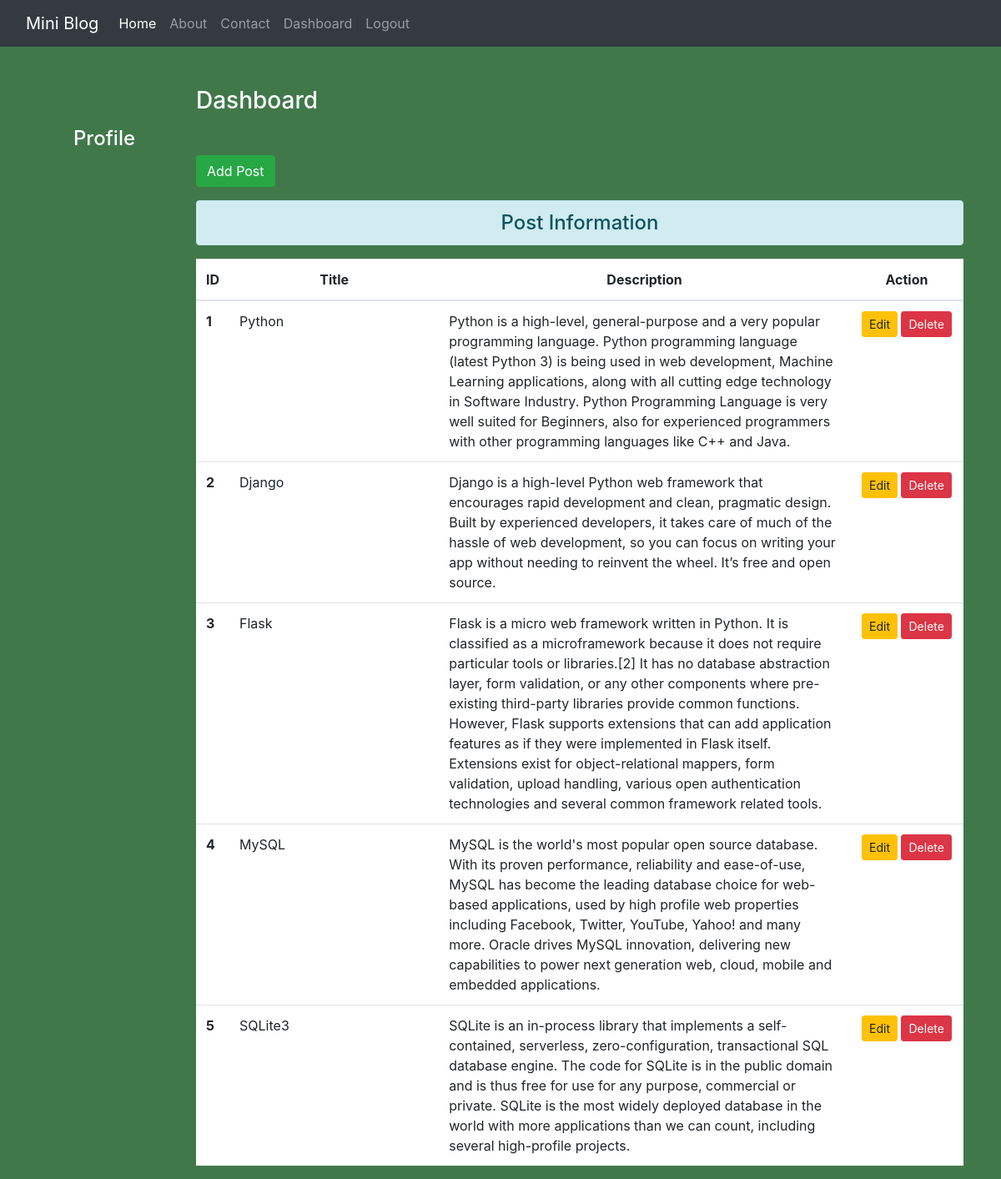
The app's page /dashboard/ (signed in) with its own data.
### blog/models.py (models this page shows)
class Post(models.Model):
 title = models.CharField(max_length=150)
 desc = models.TextField()

### blog/views.py (the view)
# urls.py: path('dashboard/', views.dashboard, name='dashboard'),
def dashboard(request):
 if request.user.is_authenticated:
  posts = Post.objects.all()
  user = request.user
  full_name = user.get_full_name()
  gps = user.groups.all()
  return render(request, 'blog/dashboard.html', {'posts':posts, 'full_name':full_name, 'groups':gps})
 else:
  return HttpResponseRedirect('/login/')

### blog/templates/blog/dashboard.html (shortened to what this page needs)
{% extends 'blog/base.html' %}
{% load static %}
{% block side %}
<div class="col-sm-2 text-white my-5 text-center">
  <h4 class="my-5">Profile</h4>
</div>
{% endblock side %}
{% block content %}
<div class="col-sm-10">
 <h3 class="text-white my-5">Dashboard</h3>
 <a href="{% url 'addpost' %}" class="btn btn-success">Add Post</a>
 <h4 class="text-center alert alert-info mt-3">Post Information</h4>
  {% if posts %}
   <table class="table table-hover bg-white">
     <thead>
       <tr class="text-center">
         <th scope="col" style="width:2%">ID</th>
         <th scope="col" style="width:28%">Title</th>
         <th scope="col" style="width:55%">Description</th>
         <th scope="col" style="width:15%">Action</th>
       </tr>
     </thead>
     <tbody>
      {% for post in posts %}
       <tr>
         <th scope="row">{{ forloop.counter }}</th>
         <td>{{post.title}}</td>
         <td>{{post.desc}}</td>
         <td class="text-center">
          <a href="{% url 'updatepost' post.id %}" class="btn btn-warning btn-sm">Edit</a>
          {% if perms.blog.delete_post %}
          <form action="{% url 'deletepost' post.id %}" method="post" class="d-inline"> {% csrf_token %}
          <input type="submit" class="btn btn-danger btn-sm" value="Delete">
         </form>
         {% endif %}
         </td>
       </tr>
      {% endfor %}
     </tbody>
   </table>
  {% else %}
   <h4 class="text-center alert alert-warning">No Records</h4>
  {% endif %}
</div>
{% endblock content %}

### blog/static/blog/css/style.css (style rules this page uses)
body { background-color: rgb(65, 120, 74); color: lightgreen; }

### records on screen
Post: title "Python", desc "Python is a high-level, general-purpose and a very popular programming language. Python programming language (latest Python 3) is being used in web development, Machine Learning applications, along with all cutting edge technology in Software Industry. Python Programming Language is very well suited for Beginners, also for experienced programmers with other programming languages like C++ and Java."
Post: title "Django", desc "Django is a high-level Python web framework that encourages rapid development and clean, pragmatic design. Built by experienced developers, it takes care of much of the hassle of web development, so you can focus on writing your app without needing to reinvent the wheel. It’s free and open source."
Post: title "Flask", desc "Flask is a micro web framework written in Python. It is classified as a microframework because it does not require particular tools or libraries.[2] It has no database abstraction layer, form validation, or any other components where pre-existing third-party libraries provide common functions. However, Flask supports extensions that can add application features as if they were implemented in Flask itself. Extensions exist for object-relational mappers, form validation, upload handling, various open authentication technologies and several common framework related tools."
Post: title "MySQL", desc "MySQL is the world's most popular open source database. With its proven performance, reliability and ease-of-use, MySQL has become the leading database choice for web-based applications, used by high profile web properties including Facebook, Twitter, YouTube, Yahoo! and many more. Oracle drives MySQL innovation, delivering new capabilities to power next generation web, cloud, mobile and embedded applications."
Post: title "SQLite3", desc "SQLite is an in-process library that implements a self-contained, serverless, zero-configuration, transactional SQL database engine. The code for SQLite is in the public domain and is thus free for use for any purpose, commercial or private. SQLite is the most widely deployed database in the world with more applications than we can count, including several high-profile projects."
